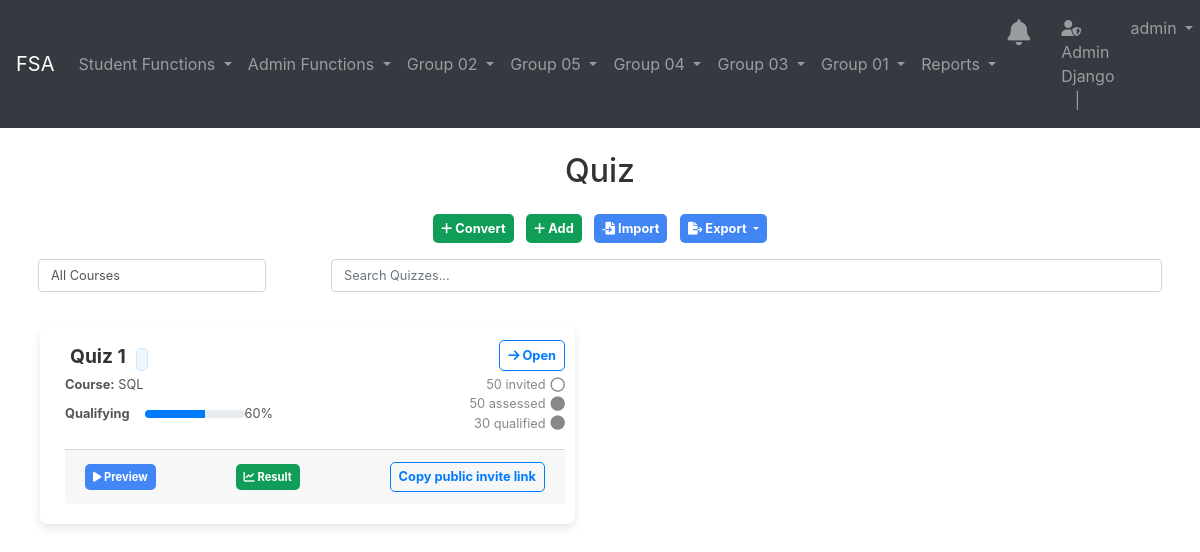
/quiz/ (signed in), run on the app's committed database.
### module_group/models.py (models this page shows, shortened)
class ModuleGroup(models.Model):
    group_name = models.CharField(max_length=255)

### user/models.py (models this page shows)
class User(AbstractUser):
    date_joined = models.DateTimeField(auto_now_add=True)
    training_programs = models.ManyToManyField(TrainingProgram, blank=True)
    modules = models.ManyToManyField(Module, related_name='assigned_users', blank=True)
    groups = models.ManyToManyField(
        Group,
        blank=True,
        help_text='The groups this user belongs to.',
        verbose_name='groups',
        related_name='custom_user_groups',
    )
    user_permissions = models.ManyToManyField(
        Permission,
        blank=True,
        help_text='Specific permissions for this user.',
        verbose_name='user permissions',
        related_name='custom_user_permissions',
    )

### quiz/models.py (models this page shows, shortened)
class Quiz(models.Model):
    course = models.ForeignKey(Course, on_delete=models.CASCADE)
    quiz_title = models.CharField(max_length=255)
    quiz_description = models.TextField(blank=True, null=True)
    total_marks = models.IntegerField()
    time_limit = models.IntegerField(default=60, blank=True)
    created_by = models.ForeignKey(settings.AUTH_USER_MODEL, on_delete=models.SET_NULL, null=True)
    created_at = models.DateTimeField(auto_now_add=True)
    updated_at = models.DateTimeField(auto_now=True)
    start_datetime = models.DateTimeField(null=True, blank=True)
    end_datetime = models.DateTimeField(null=True, blank=True)
    attempts_allowed = models.PositiveIntegerField(default=1)

### course/models.py (models this page shows, shortened)
class Course(models.Model):
    course_name = models.CharField(max_length=255, unique=True)
    course_code = models.CharField(max_length=20, unique=True, blank=True, null=True)
    description = models.TextField(blank=True, null=True)
    creator = models.ForeignKey(settings.AUTH_USER_MODEL, on_delete=models.SET_NULL, null=True, blank=True, related_name='created_courses')
    instructor = models.ForeignKey(settings.AUTH_USER_MODEL, on_delete=models.SET_NULL, null=True, blank=True, related_name='taught_courses')
    published = models.BooleanField(default=True)
    prerequisites = models.ManyToManyField('self', symmetrical=False, blank=True, related_name='is_prerequisite_for')
    tags = models.ManyToManyField('Tag', blank=True, related_name='courses')
    image = models.ImageField(upload_to='course_images/', null=True, blank=True)
    def __str__(self):
        return self.course_name

### quiz/views.py (the view)
# urls.py: path('', views.quiz_list, name='quiz_list'),
def quiz_list(request):
    module_groups = ModuleGroup.objects.all()
    quizzes = Quiz.objects.select_related('course').annotate(question_count=Count('questions')).all().order_by('-created_at')
    courses = Course.objects.all()
    selected_course = request.GET.get('course', '')
    if selected_course:
        quizzes = quizzes.filter(course__id=selected_course)
    invited_count = 50
    assessed_count = 50
    qualified_count = 30  # Hoặc lấy từ cơ sở dữ liệu nếu cần
    qualifying_percentage = (qualified_count / invited_count) * 100 if invited_count > 0 else 0
    qualifying_percentage = f"{int(qualifying_percentage)}"
    context = {
        'module_groups': module_groups,
        'quizzes': quizzes,
        'courses': courses,
        'selected_course': selected_course,
        'invited_count': invited_count,
        'assessed_count': assessed_count,
        'qualified_count': qualified_count,
        'qualifying_percentage': qualifying_percentage,
    }
    return render(request, 'quiz_list.html', context)

### quiz/templates/quiz_list.html (shortened to what this page needs)
{% extends "base.html" %}
{% load static %}
{% block content %}
<head>
    <link rel="stylesheet" href="https://stackpath.bootstrapcdn.com/bootstrap/4.5.2/css/bootstrap.min.css">
    <link rel="stylesheet" type="text/css" href="{% static 'styles.css' %}">
</head>
<div class="container mt-4 ">
    <h1 class="mb-4">Quiz</h1>
    <div class="text-center mb-4">
        <div class="d-inline">
            <a href="{% url 'quiz:excel_to_json_view' %}" class="btn btn-blue-green mr-2">
                <i class="fas fa-plus"></i> Convert
            </a>
            <a href="{% url 'quiz:quiz_add' %}" class="btn btn-blue-green mr-2" title="Add New Quiz">
                <i class="fas fa-plus"></i> Add
            </a>
            <a href="#" class="btn btn-blue mr-2" data-toggle="modal" data-target="#importModal">
                <i class="fas fa-file-import"></i> Import
            </a>
            <div class="dropdown d-inline">
                <button class="btn btn-blue dropdown-toggle" type="button" id="exportDropdown" data-toggle="dropdown" aria-haspopup="true" aria-expanded="false">
                    <i class="fas fa-file-export"></i> Export
                </button>
            </div>
        </div>
        <form method="GET" action="{% url 'quiz:quiz_list' %}" class="form-inline justify-content-center mt-3">
            <div class="form-group select-group mx-2">
                <select class="form-control" id="courseSelect" name="course" onchange="this.form.submit()">
                    <option value="">All Courses</option>
                </select>
            </div>
            <div class="form-group search-group mx-2">
                <input type="text" class="form-control" placeholder="Search Quizzes..." id="searchInput" onkeyup="searchQuizzes()">
            </div>
        </form>
    </div>
    <div class="row" id="quizCards">
        {% for quiz in quizzes %}
        <div class="col-md-6">
            <div class="quiz-card">
                <div class="card">
                    <div class="card-body">
                        <div class="title-description d-flex justify-content-between align-items-center">
                            <div>
                                <h5 class="card-title">
                                    <span class="description">{{ quiz.quiz_title }}</span>
                                    <span class="small-description">{{ quiz.quiz_description }}</span>
                                </h5>
                            </div>
                            <a class="btn btn-outline-primary btn-sm" href="{% url 'quiz:quiz_detail' quiz.id %}">
                                <i class="fas fa-arrow-right"></i> Open
                            </a>
                        </div>
                        <div class="stats-container">
                            <div>
                                <p class="card-text"><strong>Course:</strong> {{ quiz.course }}</p>
                                <div class="qualifying">
                                    <small><strong>Qualifying</strong></small>
                                    <div class="progress">
                                        <div class="progress-bar" role="progressbar" style="width: {{ qualifying_percentage }}%;" aria-valuenow="{{ qualifying_percentage }}" aria-valuemin="0" aria-valuemax="100"></div>
                                    </div>
                                    <small class="qualifying-percentage">{{ qualifying_percentage }}%</small>
                                </div>
                            </div>
                            <div class="invited-assessed-qualified">
                                <p style="margin-bottom: 0;">{{ invited_count }} invited <i class="fa-regular fa-circle"></i></p>
                                <p style="margin-bottom: 0;">{{ assessed_count }} assessed <i class="fa-solid fa-circle"></i></p>
                                <p style="margin-bottom: 0;">{{ qualified_count }} qualified <i class="fa-solid fa-circle"></i></p>
                            </div>
                        </div>
                        <div class="card-footer footer-actions">
                            <a href="{% url 'quiz:take_quiz' quiz.id %}" class="btn btn-blue btn-sm small-text" title="Preview quiz">
                                <i class="fas fa-play"></i> Preview
                            </a>
                            {% if quiz.studentquizattempt_set.count > 0 %}
                                {% with last_attempt=quiz.studentquizattempt_set.last %}
                                    <a href="{% url 'quiz:quiz_result' quiz.id last_attempt.id %}" class="btn btn-blue-green btn-sm small-text">
                                        <i class="fas fa-chart-line"></i> Result
                                    </a>
                                {% endwith %}
                            {% else %}
                                <span class="text-muted" style="font-size: 0.7rem;">No Attempts</span>
                            {% endif %}
                            <div class="copy-preview-duplicate" style="display: inline-block; margin-left: 10px;">
                                <button class="btn btn-outline-primary btn-sm">Copy public invite link</button>
                            </div>
                        </div>
                    </div>
                </div>
            </div>
        </div>
        {% endfor %}
    </div>
</div>
{% endblock %}

### main/templates/base.html (shortened to what this page needs)
<!DOCTYPE html>
<html lang="en">
<head>
    <link rel="stylesheet" href="https://cdnjs.cloudflare.com/ajax/libs/font-awesome/5.15.4/css/all.min.css">
    <link href="https://cdn.jsdelivr.net/npm/bootstrap@5.3.0-alpha1/dist/css/bootstrap.min.css" rel="stylesheet">
    <link rel="stylesheet" href="https://stackpath.bootstrapcdn.com/bootstrap/4.5.2/css/bootstrap.min.css">
</head>
<link rel="stylesheet" href="https://cdnjs.cloudflare.com/ajax/libs/font-awesome/6.0.0-beta3/css/all.min.css">
</head>
<body>
    <nav class="navbar navbar-expand-lg navbar-dark bg-dark">
        <a class="navbar-brand" href="{% url 'main:home' %}">FSA</a>
        <div class="collapse navbar-collapse">
            {% if user.is_authenticated and user.is_superuser %}
            <ul class="navbar-nav mr-auto">
                {% for group in module_groups %}
                    <li class="nav-item dropdown">
                        <a class="nav-link dropdown-toggle" href="#" id="{{ group.id }}" role="button" data-bs-toggle="dropdown" aria-haspopup="true" aria-expanded="false">
                            {{ group.group_name }}
                        </a>
                    </li>
                {% endfor %}
            </ul>
                {% endif %}
            {% if request.user.is_authenticated %}
            <ul class="navbar-nav ml-auto">
                {% include 'notification_bell.html' %}
                <li class="nav-item">
                    <a class="nav-link" href="{% url 'admin:index' %}" target="_blank">
                        <i class="fas fa-user-shield"></i> Admin Django &nbsp;&nbsp;&nbsp;|
                    </a>
                </li>
                <li class="nav-item dropdown">
                    <a class="nav-link dropdown-toggle" href="#" id="navbarDropdown" role="button" data-bs-toggle="dropdown" aria-haspopup="true" aria-expanded="false">
                        {{ request.user.get_full_name|default:request.user.username }}
                    </a>
                </li>
            </ul>
        {% endif %}
        </nav>
    <div class="container-fluid mt-4">
        {% block content %}{% endblock %}
    </div>
</body>
</html>

### quiz/static/styles.css (style rules this page uses)
.btn { border-radius: 5px; padding: 10px 15px; font-size: 0.9em; font-weight: bold; }
.btn-blue { background-color: #86c6fb; color: black; }
.btn-blue-green { background-color: #66cccc; color: black; }
h1 { color: #333; font-size: 2rem; text-align: center; }
.card { border: 1px solid #ddd; border-radius: 8px; box-shadow: 0 4px 8px rgba(0, 0, 0, 0.1); }
.quiz-card { margin-bottom: 20px; }
.small-description { background-color: #f0f8ff; border: 1px solid #d0e6ff; padding: 5px; border-radius: 5px; font-size: 0.4em; margin-left: 10px; margin-bottom: 50px; }
.description { background-color: transparent; padding: 0; font-size: 0.8em; margin-left: 0; margin-top: 5px; color: #333; font-weight: bold; }
.card-title { font-size: 1.8em; color: #333; margin: 5px; }
.card-text { margin-bottom: 0.5rem; font-size: 15px; }
.card-body { padding: 10px 10px 20px 25px; }

### data on the page
ModuleGroup: group_name "Student Functions"
ModuleGroup: group_name "Admin Functions"
ModuleGroup: group_name "Group 02"
ModuleGroup: group_name "Group 05"
ModuleGroup: group_name "Group 04"
ModuleGroup: group_name "Group 03"
ModuleGroup: group_name "Group 01"
ModuleGroup: group_name "Reports"
User: user.get_full_name "admin"
Quiz: quiz_title "Quiz 1", course "SQL", time_limit "60", invited_count "50", assessed_count "50", qualified_count "30", shows "Result"
